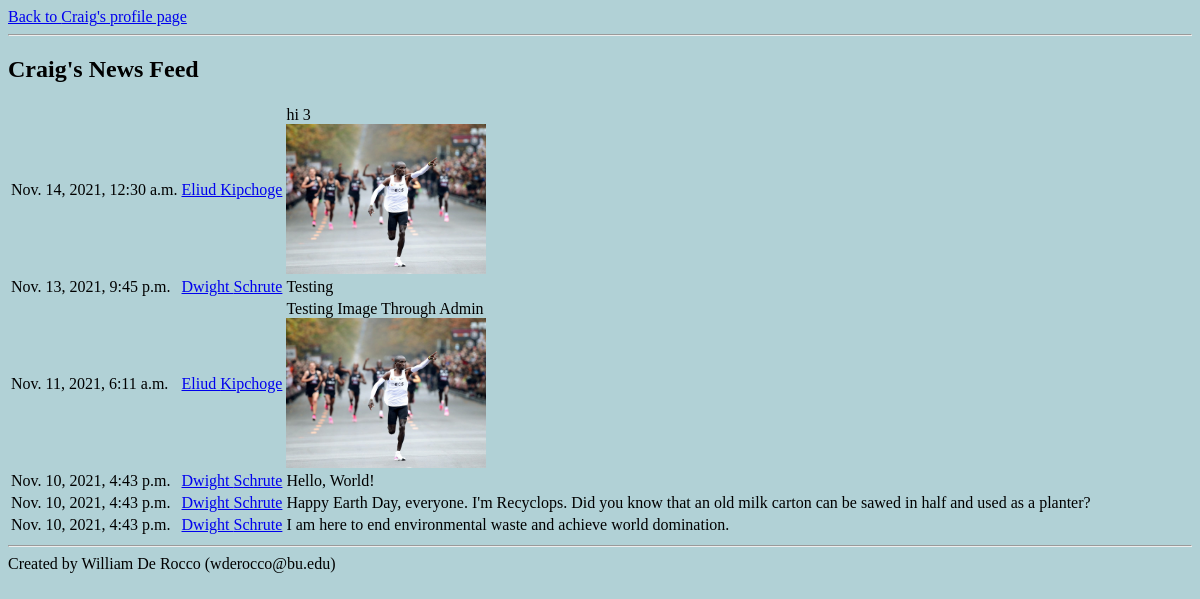
The page /mini_fb/profile/4/news_feed on the database as committed earlier.
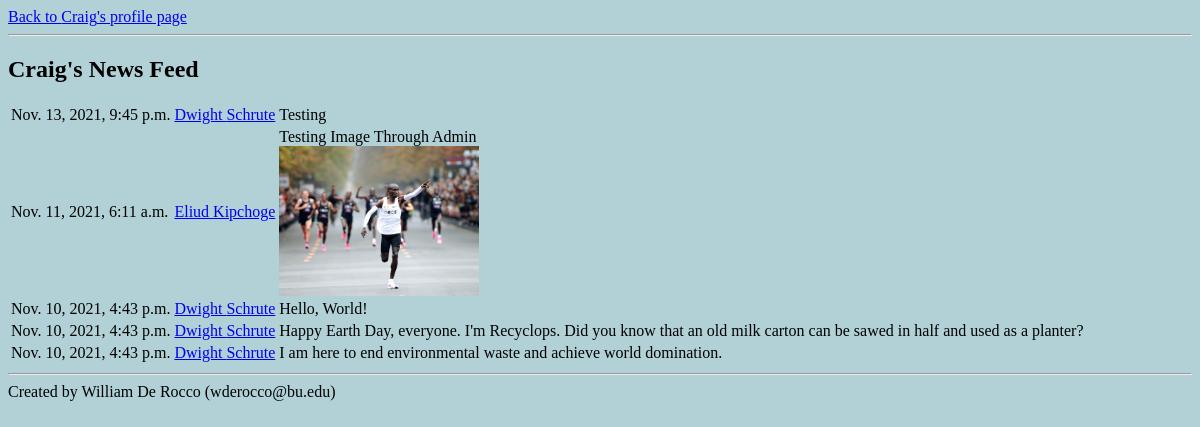
The same page on the database as committed later.
### mini_fb/models.py (models this page shows, shortened)
class StatusMessage(models.Model):
    timestamp = models.DateTimeField(auto_now=True)
    message = models.TextField(blank=True)
    profile = models.ForeignKey(Profile, on_delete=models.CASCADE)
    image = models.ImageField(blank=True)

class Profile(models.Model):
    first_name = models.TextField(blank=True)
    last_name = models.TextField(blank=True)
    birth_date = models.DateField(null=True, blank=True)
    city = models.TextField(blank=True)
    email_address = models.TextField(blank=True)
    image_url = models.URLField(blank=True)
    friends = models.ManyToManyField("self", blank=True) # allow any Profile object to have other Profile objects as friends
    def get_friends(self):
        return self.friends.all()
    def get_news_feed(self):
        news = StatusMessage.objects.filter(profile__in=self.get_friends()).order_by("-timestamp")
        return news

### mini_fb/views.py (the view)
# urls.py: path('profile/<int:pk>/news_feed', ShowNewsFeedView.as_view(), name="news_feed"),
class ShowNewsFeedView(DetailView):
    model = Profile
    template_name = "mini_fb/show_news_feed.html"
    context_object_name = "profile"

### mini_fb/templates/mini_fb/show_news_feed.html
<html style="background-color: rgb(177, 209, 214);">
  <a href="{% url 'show_profile_page' profile.pk %}">Back to {{profile.first_name}}'s profile page</a>
<hr>
<h2>{{profile.first_name}}'s News Feed</h2>
<table>
    {% for news in profile.get_news_feed %}
        <tr>
            <td>
                {{news.timestamp}}
            </td>
            <td>
                <a href="{% url 'show_profile_page' news.profile.pk %}">{{news.profile.first_name}} {{news.profile.last_name}}</a>
            </td>
            <td>
                {{news.message}}</br>
                {% if news.image %}
                <img src='{{news.image.url}}' style='max-width: 200;'>
                {% endif %}
            </td>
        </tr>
    {% endfor %}
</table>
<hr>
Created by William De Rocco (wderocco@bu.edu)
</html>

Rows that differ between the two databases and show on the page:
removed StatusMessage: timestamp "Nov. 14, 2021, 12:30 a.m.", profile.first_name "Eliud", profile.last_name "Kipchoge", message "hi 3", image (picture)
